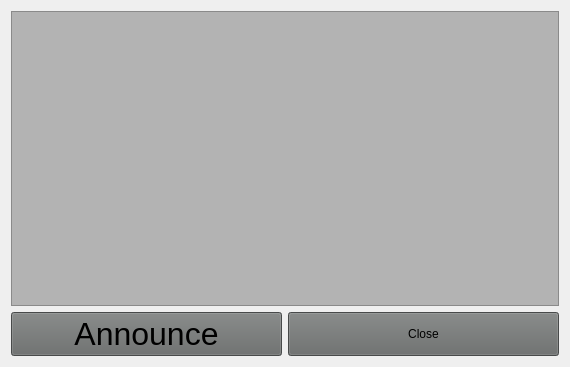
<?xml version="1.0" encoding="UTF-8"?>
<ui version="4.0">
 <class>PreRecorded</class>
 <widget class="QWidget" name="PreRecorded">
  <property name="geometry">
   <rect>
    <x>0</x>
    <y>0</y>
    <width>570</width>
    <height>367</height>
   </rect>
  </property>
  <property name="sizePolicy">
   <sizepolicy hsizetype="Preferred" vsizetype="Preferred">
    <horstretch>0</horstretch>
    <verstretch>0</verstretch>
   </sizepolicy>
  </property>
  <property name="maximumSize">
   <size>
    <width>1000</width>
    <height>1080</height>
   </size>
  </property>
  <property name="windowTitle">
   <string>Form</string>
  </property>
  <property name="windowOpacity">
   <double>0.950000000000000</double>
  </property>
  <property name="styleSheet">
   <string notr="true"/>
  </property>
  <layout class="QGridLayout" name="gridLayout">
   <item row="2" column="0">
    <widget class="QPushButton" name="play">
     <property name="sizePolicy">
      <sizepolicy hsizetype="Preferred" vsizetype="Maximum">
       <horstretch>0</horstretch>
       <verstretch>0</verstretch>
      </sizepolicy>
     </property>
     <property name="minimumSize">
      <size>
       <width>0</width>
       <height>40</height>
      </size>
     </property>
     <property name="maximumSize">
      <size>
       <width>500000</width>
       <height>16777215</height>
      </size>
     </property>
     <property name="font">
      <font>
       <family>Ubuntu</family>
       <pointsize>24</pointsize>
       <weight>50</weight>
       <italic>false</italic>
       <bold>false</bold>
      </font>
     </property>
     <property name="styleSheet">
      <string notr="true">background-color:rgb(101, 104, 103);
font: 24pt &quot;Ubuntu&quot;;</string>
     </property>
     <property name="text">
      <string>Announce</string>
     </property>
    </widget>
   </item>
   <item row="2" column="1">
    <widget class="QPushButton" name="pushButton">
     <property name="minimumSize">
      <size>
       <width>0</width>
       <height>40</height>
      </size>
     </property>
     <property name="maximumSize">
      <size>
       <width>50000</width>
       <height>50000</height>
      </size>
     </property>
     <property name="layoutDirection">
      <enum>Qt::RightToLeft</enum>
     </property>
     <property name="styleSheet">
      <string notr="true">background-color:rgb(101, 104, 103);
font: 24pt &quot;Ubuntu&quot;;</string>
     </property>
     <property name="text">
      <string>  Close  </string>
     </property>
    </widget>
   </item>
   <item row="1" column="0" colspan="2">
    <widget class="QTableView" name="tableView">
     <property name="sizePolicy">
      <sizepolicy hsizetype="Preferred" vsizetype="Preferred">
       <horstretch>0</horstretch>
       <verstretch>0</verstretch>
      </sizepolicy>
     </property>
     <property name="maximumSize">
      <size>
       <width>50000</width>
       <height>16777215</height>
      </size>
     </property>
     <property name="font">
      <font>
       <pointsize>24</pointsize>
       <weight>50</weight>
       <italic>false</italic>
       <bold>false</bold>
      </font>
     </property>
     <property name="styleSheet">
      <string notr="true"> background-color: rgb(179, 179, 179);
alternate-background-color: rgb(186, 186, 186);</string>
     </property>
     <property name="alternatingRowColors">
      <bool>true</bool>
     </property>
    </widget>
   </item>
  </layout>
 </widget>
 <resources/>
 <connections/>
</ui>
